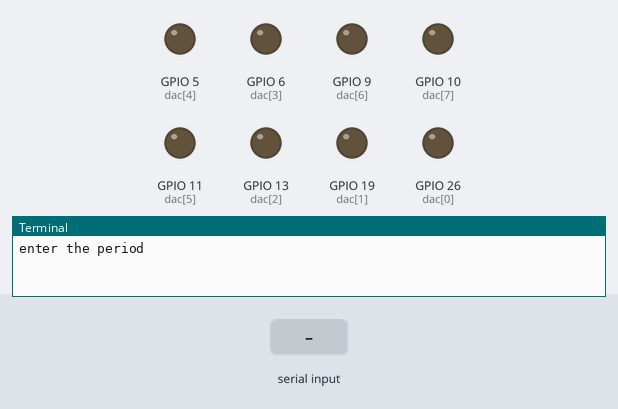
Recording of a program running on a simulated Raspberry Pi (BCM pin numbers). Shown: output pins drawn as LEDs (lit = HIGH), the last lines printed to the terminal. Inputs (shaded band) come from the test bench.

Above: at 1.2 s.
1.3 s: "5" typed at the terminal, then Enter
At 1.47 s:
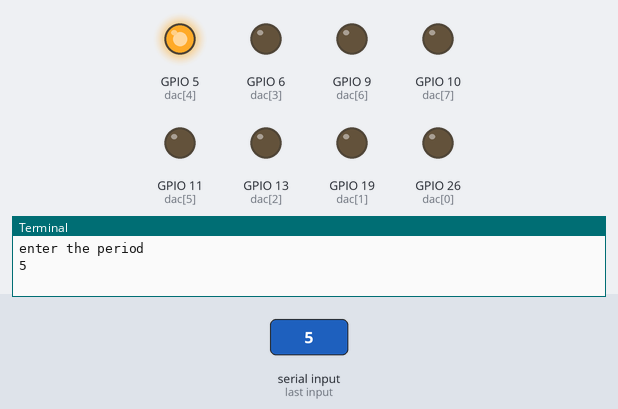
At 2.1 s:
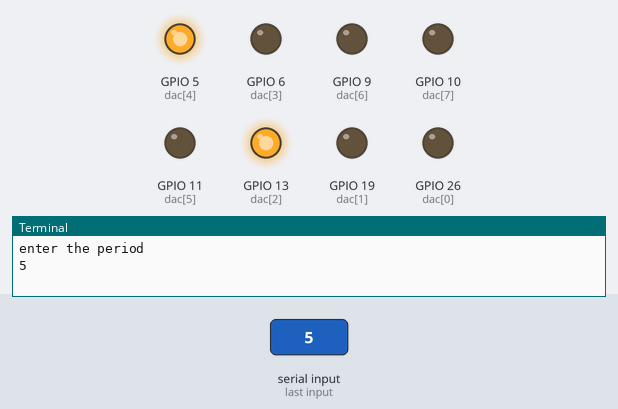
Timing chart, 0 to 20.9 s (numbered marks = the images above; inputs shaded):
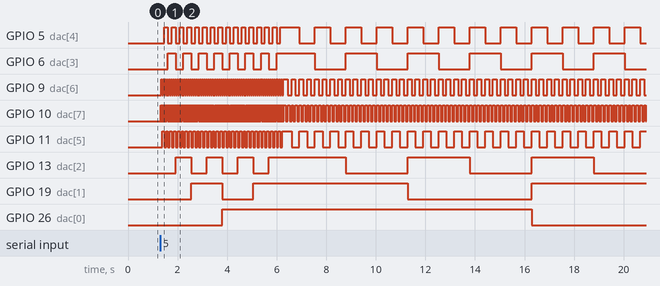

The program:

saw.py
```python
import RPi.GPIO as GPIO
import time

dac = [26, 19, 13, 6, 5, 11, 9, 10]

GPIO.setmode (GPIO.BCM)
GPIO.setup (dac, GPIO.OUT)

def d2b (val):
    return (int (elem) for elem in bin (val) [2:].zfill(8))

try:
    print ("enter the period")
    per = int (input ())

    while True:
        for num in range (0, 255):
            GPIO.output (dac, list (d2b (num)))
            time.sleep (per / 256)
        for num in range (255, 0, -1):
            GPIO.output (dac, list (d2b (num)))
            time.sleep (per / 64)


finally:
    GPIO.output (dac, 0)
    GPIO.cleanup ()
```

Measured:
- after the input at 1.3 s, GPIO 5 (dac[4]): goes 15 × (HIGH 0.16 s, LOW 0.16 s), HIGH 0.76 s, 11 × (LOW 0.63 s, HIGH 0.63 s), then LOW, starting after 0.16 s; GPIO 6 (dac[3]): goes 7 × (HIGH 0.31 s, LOW 0.31 s), HIGH 1.5 s, 5 × (LOW 1.3 s, HIGH 1.3 s), then LOW, starting after 0.31 s
